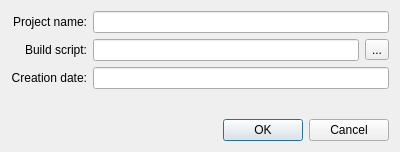
<ui version="4.0" >
 <class>ProjectPropertiesDialog</class>
 <widget class="QDialog" name="ProjectPropertiesDialog" >
  <property name="geometry" >
   <rect>
    <x>0</x>
    <y>0</y>
    <width>400</width>
    <height>152</height>
   </rect>
  </property>
  <property name="windowTitle" >
   <string>Project Properties</string>
  </property>
  <layout class="QVBoxLayout" >
   <item>
    <layout class="QGridLayout" >
     <item row="0" column="0" >
      <widget class="QLabel" name="label_2" >
       <property name="text" >
        <string>Project name:</string>
       </property>
       <property name="alignment" >
        <set>Qt::AlignRight|Qt::AlignTrailing|Qt::AlignVCenter</set>
       </property>
       <property name="buddy" >
        <cstring>projectNameField</cstring>
       </property>
      </widget>
     </item>
     <item row="0" column="1" >
      <widget class="QLineEdit" name="projectNameField" />
     </item>
     <item row="1" column="0" >
      <widget class="QLabel" name="label" >
       <property name="text" >
        <string>Build script:</string>
       </property>
       <property name="alignment" >
        <set>Qt::AlignRight|Qt::AlignTrailing|Qt::AlignVCenter</set>
       </property>
       <property name="buddy" >
        <cstring>buildScriptField</cstring>
       </property>
      </widget>
     </item>
     <item row="1" column="1" >
      <layout class="QHBoxLayout" >
       <item>
        <widget class="QLineEdit" name="buildScriptField" />
       </item>
       <item>
        <widget class="QToolButton" name="pickFileButton" >
         <property name="text" >
          <string>...</string>
         </property>
        </widget>
       </item>
      </layout>
     </item>
     <item row="2" column="1" >
      <widget class="QLineEdit" name="creationDateField" />
     </item>
     <item row="2" column="0" >
      <widget class="QLabel" name="label_3" >
       <property name="text" >
        <string>Creation date:</string>
       </property>
       <property name="alignment" >
        <set>Qt::AlignRight|Qt::AlignTrailing|Qt::AlignVCenter</set>
       </property>
      </widget>
     </item>
    </layout>
   </item>
   <item>
    <spacer>
     <property name="orientation" >
      <enum>Qt::Vertical</enum>
     </property>
     <property name="sizeHint" >
      <size>
       <width>20</width>
       <height>40</height>
      </size>
     </property>
    </spacer>
   </item>
   <item>
    <widget class="QDialogButtonBox" name="buttonBox" >
     <property name="orientation" >
      <enum>Qt::Horizontal</enum>
     </property>
     <property name="standardButtons" >
      <set>QDialogButtonBox::Cancel|QDialogButtonBox::NoButton|QDialogButtonBox::Ok</set>
     </property>
    </widget>
   </item>
  </layout>
 </widget>
 <resources/>
 <connections>
  <connection>
   <sender>buttonBox</sender>
   <signal>accepted()</signal>
   <receiver>ProjectPropertiesDialog</receiver>
   <slot>accept()</slot>
   <hints>
    <hint type="sourcelabel" >
     <x>227</x>
     <y>278</y>
    </hint>
    <hint type="destinationlabel" >
     <x>157</x>
     <y>274</y>
    </hint>
   </hints>
  </connection>
  <connection>
   <sender>buttonBox</sender>
   <signal>rejected()</signal>
   <receiver>ProjectPropertiesDialog</receiver>
   <slot>reject()</slot>
   <hints>
    <hint type="sourcelabel" >
     <x>295</x>
     <y>284</y>
    </hint>
    <hint type="destinationlabel" >
     <x>286</x>
     <y>274</y>
    </hint>
   </hints>
  </connection>
 </connections>
</ui>
